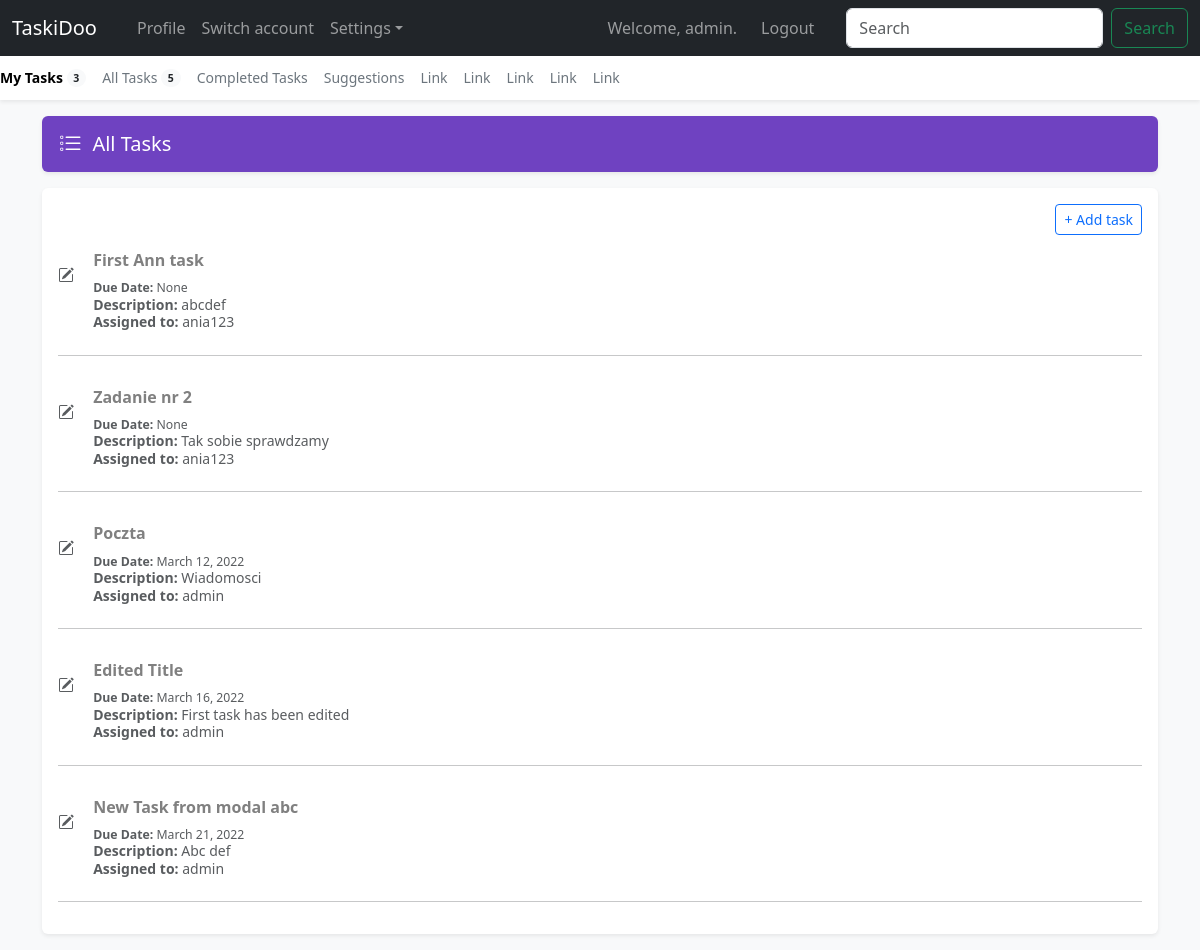
The app's page /all_tasks/ (signed in), older data.
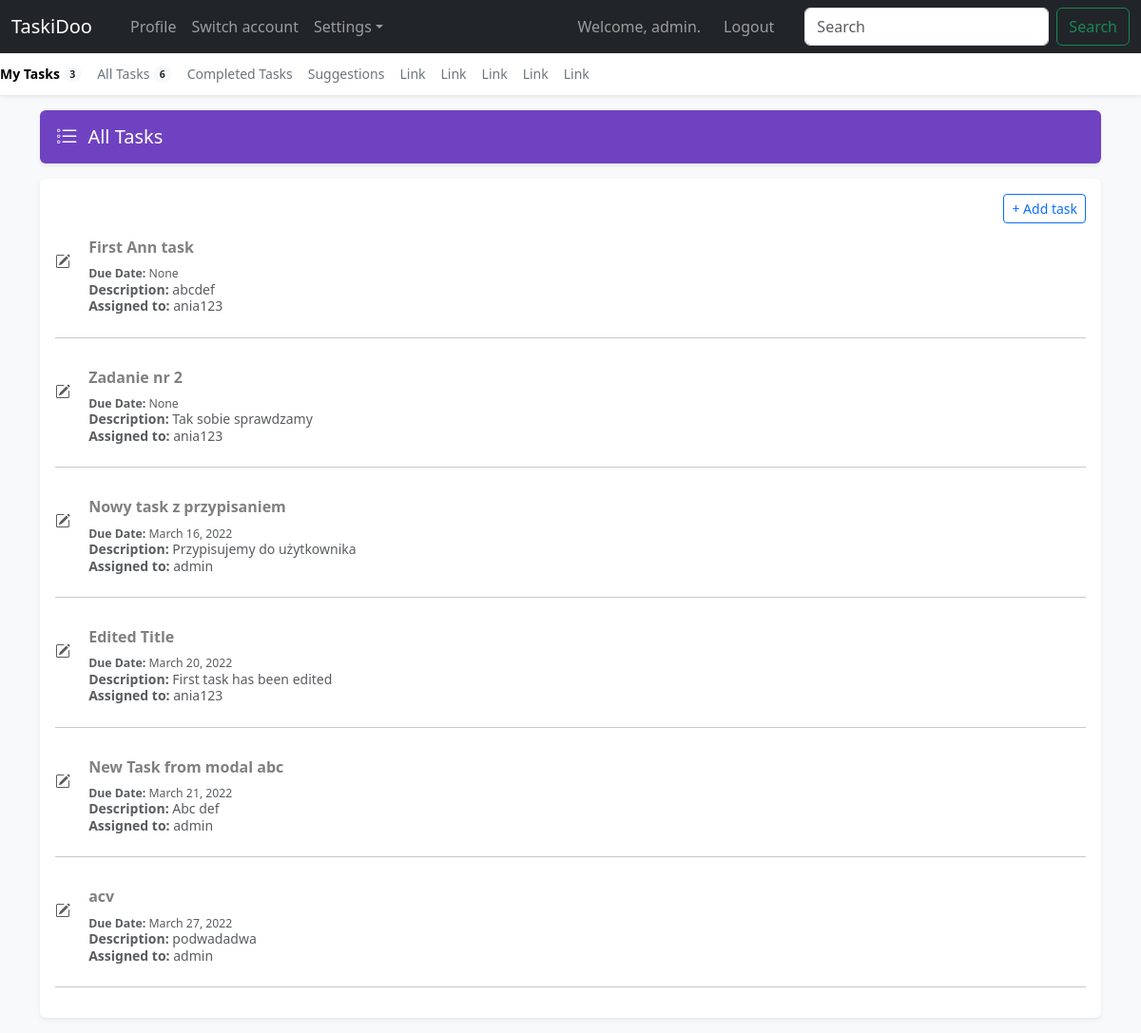
The same page, newer data.
### todo_apps/models.py (models this page shows, shortened)
class Task(models.Model):
    text_title = models.CharField(max_length=200)
    text_desc = models.TextField(max_length=10000, default='')
    date_added = models.DateTimeField(auto_now_add=True)
    owner = models.ForeignKey(User, on_delete=models.CASCADE)
    comment = models.TextField(max_length=10000, default='')
    date_due = models.DateField()
    status = models.BooleanField(default=False)

### todo_apps/views.py (the view)
# urls.py: path('all_tasks/', views.all_tasks, name='all_tasks'),
@login_required
def all_tasks(request):
    all_tasks = Task.objects.filter(status=False).order_by('date_due')
    tasks = Task.objects.filter(owner=request.user, status=False)
    context = {'all_tasks': all_tasks, 'tasks': tasks}
    return render(request, 'todo_apps/all_tasks.html', context)

### todo_apps/templates/todo_apps/all_tasks.html (shortened to what this page needs)
{% extends "todo_apps/base.html" %}
{% block content %}
<main class="container">
    <div class="d-flex align-items-center p-3 my-3 text-white bg-purple rounded shadow-sm">
        <div class="lh-1">
            <h1 class="h5 mb-0 text-white lh-1">All Tasks</h1>
        </div>
    </div>
    <div class="my-3 p-3 bg-body rounded shadow-sm">
        <div class="d-block text-end">
            <button class="myBtn btn btn-outline-primary btn-sm" hx-get="{% url 'todo_apps:new_task' %}" hx-target="#dialog">+ Add task</a></button>
        </div>
        {% for task in all_tasks %}
            <div class="d-flex text-muted pt-3">
            <p class="pb-2 mb-0 small lh-sm" hx-trigger="click" hx-get="{% url 'todo_apps:edit_task' task.id %}" hx-target="#dialog">
                <a class="myBtn d-block text-decoration-none task-item h6"><strong>{{ task.text_title }}</strong></a>
                <small><strong>Due Date:</strong> {{ task.date_due }}</small></br>
                <strong>Description:</strong> {{ task.text_desc }}</br>
                <strong>Assigned to:</strong> {{ task.owner }}
            </p>
            </div>
            <hr style="background-color: #dee2e6 1px solid">
        {% empty %}
            <p>No tasks added!</p>
        {% endfor %}
    </div>
    </main>
{% endblock content %}

### todo_apps/templates/todo_apps/base.html (shortened to what this page needs)
{% load bootstrap5 %}
<!doctype html>
<html lang="en">
  <head>
    {% bootstrap_css %}
  </head>
  {% if user.is_authenticated %}
  <body class="bg-light">
        <nav class="navbar navbar-expand-lg fixed-top navbar-dark bg-dark" aria-label="Main navigation">
        <div class="container-fluid">
            <a class="navbar-brand" href="{% url 'todo_apps:index' %}">TaskiDoo</a>
            <div class="navbar-collapse offcanvas-collapse" id="navbarsExampleDefault">
            <ul class="navbar-nav me-auto mb-2 mb-lg-0">
                <li class="nav-item">
                  <a class="nav-link"></a>
                  </li>
                <li class="nav-item">
                <a class="nav-link" href="#">Profile</a>
                </li>
                <li class="nav-item">
                <a class="nav-link" href="#">Switch account</a>
                </li>
                <li class="nav-item dropdown">
                <a class="nav-link dropdown-toggle" href="#" id="dropdown01" data-bs-toggle="dropdown" aria-expanded="false">Settings</a>
                </li>
            </ul>
            <ul class="navbar-nav me-0 mb-5 mb-lg-0">
            {% if user.is_authenticated %}
            <li class="nav-item me-2">
            <a class="nav-link">Welcome, {{ user.username }}.</a>
            </li>
            <li class="nav-item me-4">
                <a class="nav-link" href="{% url 'users:logout' %}">Logout</a>
            </li>
            {% endif %}
            <form class="d-flex">
                <input class="form-control me-2" type="search" placeholder="Search" aria-label="Search">
                <button class="btn btn-outline-success" type="submit">Search</button>
            </form>
            </div>
        </div>
        </nav>
        <div class="nav-scroller bg-body shadow-sm">
        <nav class="nav nav-underline" aria-label="Secondary navigation">
            <a class="nav-link active" aria-current="page" href="{% url 'todo_apps:tasks' %}">
              My Tasks
            <span class="badge bg-light text-dark rounded-pill align-text-bottom">{{ tasks.count }}</span>
            </a>
            <a class="nav-link" href="{% url 'todo_apps:all_tasks' %}">
              All Tasks
            <span class="badge bg-light text-dark rounded-pill align-text-bottom">{{ all_tasks.count}}</span>
            </a>
            <a class="nav-link" href="{% url 'todo_apps:completed_tasks' %}">Completed Tasks</a>
            <a class="nav-link" href="#">Suggestions</a>
            <a class="nav-link" href="#">Link</a>
            <a class="nav-link" href="#">Link</a>
            <a class="nav-link" href="#">Link</a>
            <a class="nav-link" href="#">Link</a>
            <a class="nav-link" href="#">Link</a>
        </nav>
        </div>
{% endif %}
{% block content %} {% endblock content %}
  </body>
</html>

### todo_apps/templates/todo_apps/base.html (style rules this page uses)
html, body { overflow-x: hidden; }
body { padding-top: 56px; }
.nav-scroller { position: relative; z-index: 2; height: 2.75rem; overflow-y: hidden; }
.nav-scroller .nav { display: flex; flex-wrap: nowrap; padding-bottom: 1rem; margin-top: -1px; overflow-x: auto; color: rgba(255, 255, 255, .75); text-align: center; white-space: nowrap; -webkit-overflow-scrolling: touch; }
.nav-underline .nav-link { padding-top: .75rem; padding-bottom: .75rem; font-size: .875rem; color: #6c757d; }
.nav-underline .active { font-weight: 500; color: #343a40; }
.bg-purple { background-color: #6f42c1; }

### todo_apps/templates/todo_apps/all_tasks.html (style rules this page uses)
.task-item { color: gray; }

Row changes from the older to the newer data that the page shows:
no longer on this page (row edited): Task: text_title "Poczta", date_due "March 12, 2022", text_desc "Wiadomosci", owner "admin"
added Task: text_title "Nowy task z przypisaniem", date_due "March 16, 2022", text_desc "Przypisujemy do użytkownika", owner "admin"
changed Task "Edited Title": date_due "March 16, 2022" → "March 20, 2022"; owner "admin" → "ania123"
added Task: text_title "acv", date_due "March 27, 2022", text_desc "podwadadwa", owner "admin"
Text that changed along with them:
{{ all_tasks.count }}: "5" → "6"
